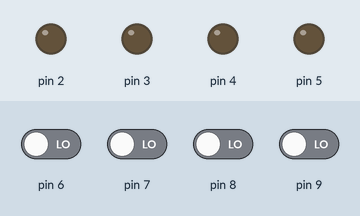
The program below on a simulated Arduino Uno, built with avr-gcc and run on an emulated ATmega328P. Parts: output pins drawn as LEDs (lit = HIGH). The inputs (shaded band) are chosen by the test bench; at power-on: pin 6–9 LOW.

Above: at 1.2 s.
1.3 s: pin 6 driven HIGH
At 2.1 s:
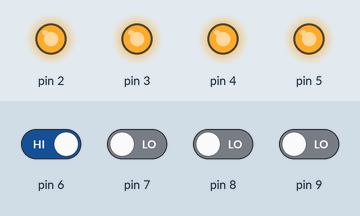
2.8 s: pin 7 driven HIGH
At 3.2 s:
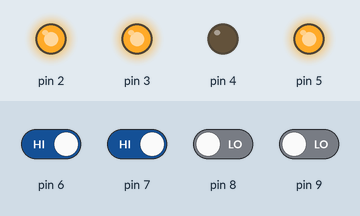
4.3 s: pin 8 driven HIGH
At 5.5 s:
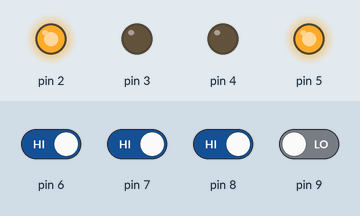
5.8 s: pin 6 driven LOW
At 6.7 s:
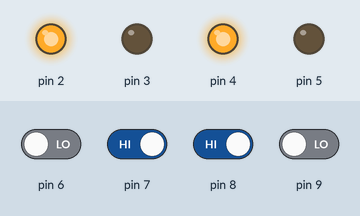
7.3 s: pin 7 driven LOW
At 7.8 s:
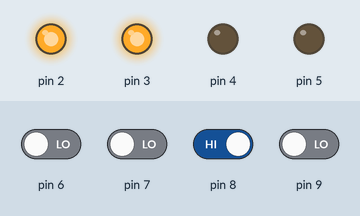
8.8 s: pin 6 driven HIGH
At 10.2 s:
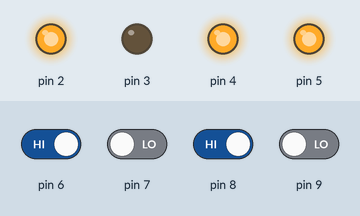
Timing chart, 0 to 11.3 s (numbered marks = the images above; inputs shaded):
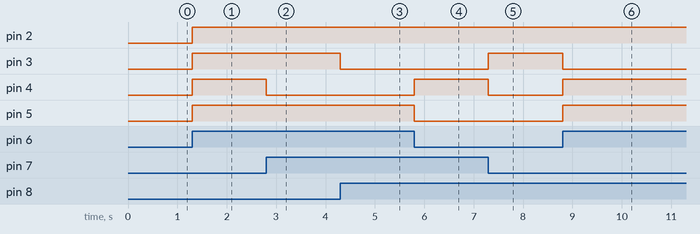

The program:

main.cpp
```cpp
#include <Arduino.h>
int A,B,C,D;
int Z,Y,X,W;
void comp(int A,int B,int C,int D)
{
  digitalWrite(2,A);
  digitalWrite(3,B);
  digitalWrite(4,C);
  digitalWrite(5,D);
}
void setup()
{
 pinMode(2,OUTPUT);
 pinMode(3,OUTPUT);
 pinMode(4,OUTPUT);
 pinMode(5,OUTPUT);
 pinMode(6,INPUT);
  pinMode(7,INPUT);
  pinMode(8,INPUT);
  pinMode(9,INPUT);
}
void loop()
{

 W=digitalRead(6);
 X=digitalRead(7);
 Y=digitalRead(8);
 Z=digitalRead(9);
 A=(!Z&&W) || (!Z&&X) || (!Z&&Y&&!X) || (Z&&!Y&&!X&&!W);
 B=(!Z&&Y&&!X&&!W) || (!Y&&!X&&W) || (!Z&&!Y&&X);
 C=(!Z&&!X&&W) || (!Y&&!X&&W) || (!Z&&X&&!W);
 D=(!Z&&W) || (!Y&&!X&&W);

 comp(A,B,C,D);
}
```

Measured:
- after the input at 1.3 s, pin 2–5: LOW → HIGH at once
- after the input at 2.8 s, pin 4: HIGH → LOW at once
- after the input at 4.3 s, pin 3: HIGH → LOW at once
- after the input at 5.8 s, pin 4: LOW → HIGH at once; pin 5: HIGH → LOW at once
- after the input at 7.3 s, pin 3: LOW → HIGH at once; pin 4: HIGH → LOW at once
- after the input at 8.8 s, pin 3: HIGH → LOW at once; pin 4, pin 5: LOW → HIGH at once
